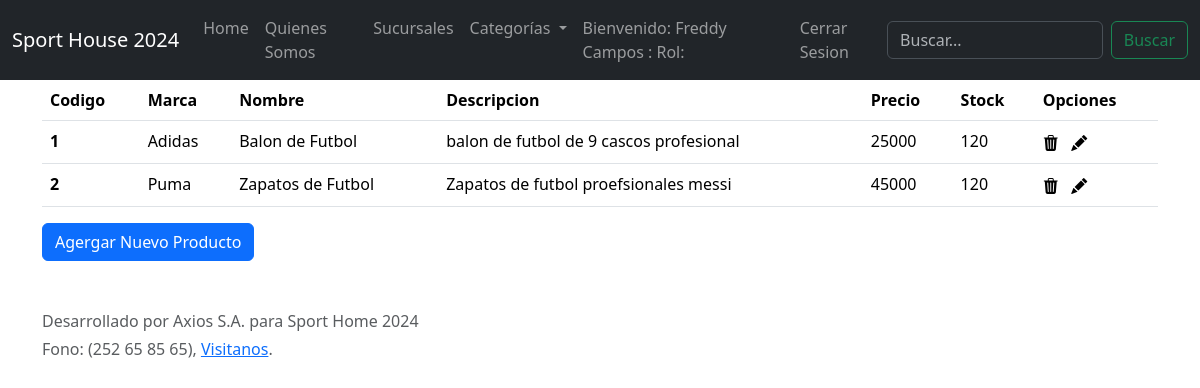
The app's page /articulos/ (signed in) with its own data.
### web/models.py (models this page shows, shortened)
class Articulo(models.Model):
    codigo = models.CharField(max_length=200,primary_key=True)
    marca =  models.ForeignKey(Marcas, on_delete=models.CASCADE)
    nombre = models.CharField(max_length=200,null=False)
    description = models.TextField()
    precio = models.IntegerField()
    stock = models.IntegerField()

class Marcas(models.Model):
    nombre = models.CharField(max_length=200,primary_key=True)

### web/views.py (the view)
# urls.py: path('articulos/',articulos,name='ART'),
def articulos(request):
    contexto={}
    articulos = Articulo.objects.all()
    contexto["items"]=articulos
    return render(request, 'admin/articulos.html',contexto)

### web/templates/admin/articulos.html (shortened to what this page needs)
{% extends 'core/base.html'%}
{% load static %}
{% block contenido %}
    <div class="container" style="margin-top:80px">
        <table class="table">
            <thead>
              <tr>
                <th scope="col">Codigo</th>
                <th scope="col">Marca</th>
                <th scope="col">Nombre</th>
                <th scope="col">Descripcion</th>
                <th scope="col">Precio</th>
                <th scope="col">Stock</th>
                <th scope="col">Opciones</th>
              </tr>
            </thead>
            <tbody>
              {% for item in items %}
              <tr>
                <th scope="row">{{item.codigo}}</th>
                <td>{{item.marca.nombre}}</td>
                <td>{{item.nombre}}</td>
                <td>{{item.description}}</td>
                <td>{{item.precio}}</td>
                <td>{{item.stock}}</td>
                <td>
                    <i class="bi bi-trash3-fill" title="eliminar"></i>
                    <i class="bi bi-pencil-fill" title="modificar"></i>
                </td>
              </tr>
              {% endfor %}
            </tbody>
          </table>
          <button type="button" onclick="ir()" class="btn btn-primary">Agergar Nuevo Producto</button>
    </div>
{% endblock contenido %}

### web/templates/core/base.html (shortened to what this page needs)
{% load static %}
<!doctype html>
<html lang="en" data-bs-theme="auto">
  <head>
    <link rel="stylesheet" href="https://cdn.jsdelivr.net/npm/@docsearch/css@3">
    <link href="https://cdn.jsdelivr.net/npm/bootstrap-icons@1.8.0/font/bootstrap-icons.css" rel="stylesheet">
    <link rel="stylesheet" href="{% static 'bootstrap-5.3.3-dist/bootstrap-5.3.3-dist/css/bootstrap.min.css' %}">
  </head>
  <body>
<header data-bs-theme="dark">
  <nav class="navbar navbar-expand-md navbar-dark fixed-top bg-dark">
    <div class="container-fluid">
      <a class="navbar-brand" href="#">Sport House 2024</a>
      <div class="collapse navbar-collapse" id="navbarCollapse">
        <ul class="navbar-nav me-auto mb-2 mb-md-0">
          <li class="nav-item">
            <a class="nav-link" aria-current="page" href="{% url 'IND' %}">Home</a>
          </li>
          <li class="nav-item">
            <a class="nav-link" href="{% url 'QS' %}">Quienes Somos</a>
          </li>
          <li class="nav-item">
            <a class="nav-link" href="{% url 'SU' %}">Sucursales</a>
          </li>
          <li class="nav-item dropdown">
            <a
              class="nav-link dropdown-toggle"
              href="#"
              role="button"
              data-bs-toggle="dropdown"
              aria-expanded="false"
            >
              Categorías
            </a>
          </li>
          {% if user.is_authenticated %}
          <li>
              <a class="nav-link" >Bienvenido: {{user.first_name}} {{user.last_name}} : Rol: </a>
              <li>
                <a class="nav-link" href="{% url 'CS' %}">Cerrar Sesion</a>
              </li>
          </li>
          {% else %}
          <li>
              <a class="nav-link" href="{% url 'LG' %}">Login</a>
          </li>
          {% endif %}
        </ul>
        <form class="d-flex" role="search">
          <input
            class="form-control me-2"
            type="search"
            placeholder="Buscar..."
            aria-label="Search"
          />
          <button class="btn btn-outline-success" type="submit">
            Buscar
          </button>
        </form>
      </div>
    </div>
  </nav>
</header>
<main>
{% block contenido %}
{% endblock contenido %}
</main>
<footer class="text-body-secondary py-5">
  <div class="container">
    <p class="mb-1">Desarrollado por Axios S.A. para Sport Home 2024</p>
    <p class="mb-0">Fono: (252 65 85 65), <a href="https://maps.app.goo.gl/F2DVw3trvpmatfHM7">Visitanos</a>.</p>
  </div>
    </body>
</html>

### web/templates/core/base.html (style rules this page uses)
.bi { vertical-align: -.125em; fill: currentColor; }

### records on screen
Articulo: codigo "1", marca.nombre "Adidas", nombre "Balon de Futbol", description "balon de futbol de 9 cascos profesional", precio "25000", stock "120"
Articulo: codigo "2", marca.nombre "Puma", nombre "Zapatos de Futbol", description "Zapatos de futbol proefsionales messi", precio "45000", stock "120"

### other values on screen
{{ user.first_name }} "Freddy"
{{ user.last_name }} "Campos"
